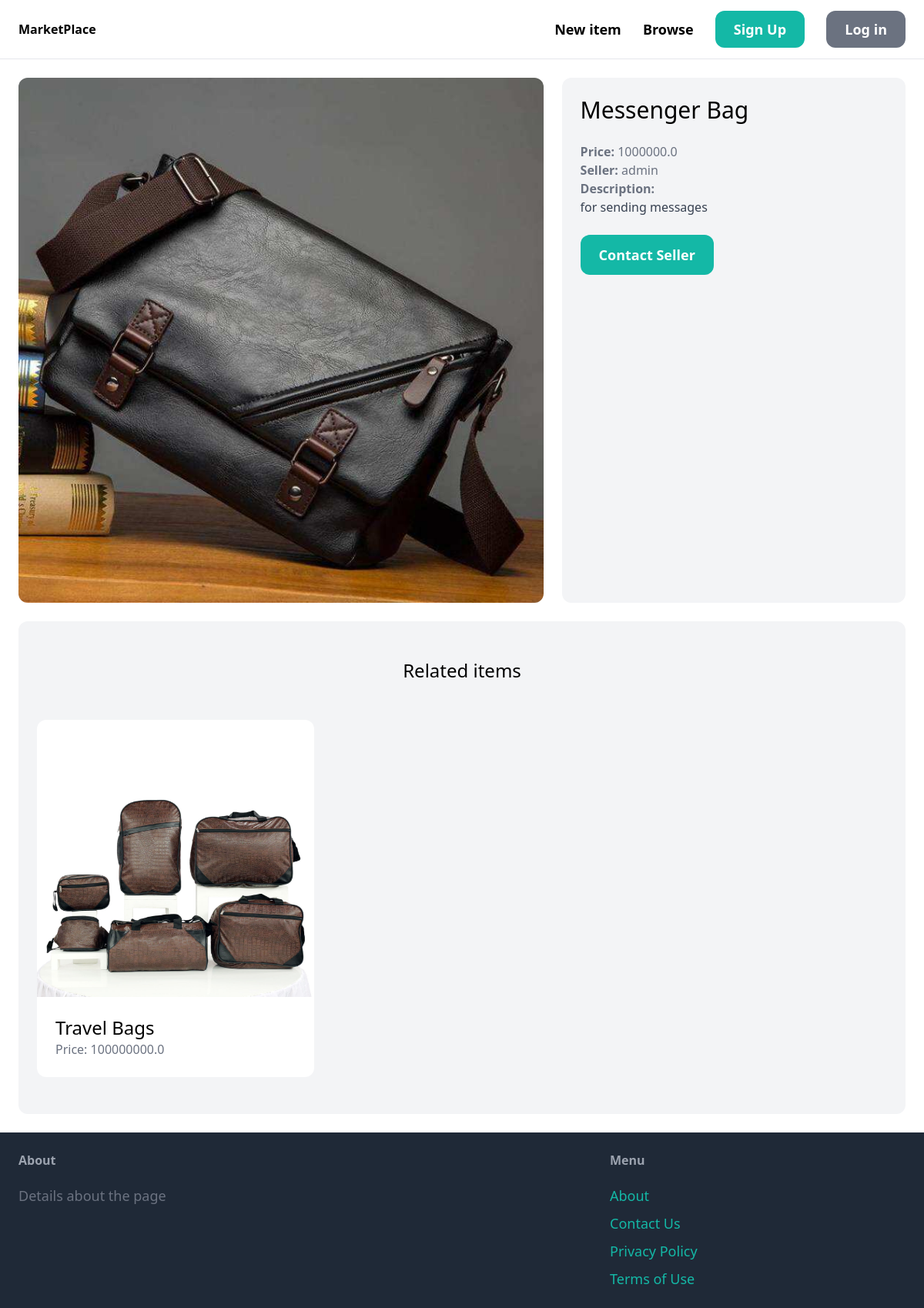
Page /items/1/ on the committed database.
### item/models.py (models this page shows, shortened)
class Item(models.Model):
    category = models.ForeignKey(Category, related_name='items', on_delete=models.CASCADE)
    name = models.CharField(max_length=255)
    description = models.TextField(blank=True, null=True)
    price = models.FloatField()
    image = models.ImageField(upload_to='item_images', blank=True, null=True)
    is_sold = models.BooleanField(default=False)
    created_by = models.ForeignKey(User, related_name='items', on_delete=models.CASCADE)
    created_at = models.DateTimeField(auto_now_add=True)

### item/views.py (the view)
# urls.py: path('<int:pk>/', views.detail, name='detail'),
def detail(request, pk):
    item = get_object_or_404(Item, pk=pk)
    related_items = Item.objects.filter(category=item.category, is_sold=False).exclude(pk=pk)[0:3]
    return render(request, 'item/detail.html', {
        'item': item,
        'related_items': related_items
    })

### item/templates/item/detail.html (shortened to what this page needs)
{% extends 'core/base.html' %}
{% block content %}
<div class="grid grid-cols-5 gap-6">
    <div class="col-span-3">
        <img src="{{ item.image.url }}" class="rounded-xl">
    </div>
    <div class="col-span-2 p-6 bg-gray-100 rounded-xl">
        <h1 class="mb-6 text-3xl">{{ item.name }}</h1>
        <p class="text-gray-500"><strong>Price: </strong>{{ item.price }}</p>
        <p class="text-gray-500"><strong>Seller: </strong>{{ item.created_by.username }}</p>
        {% if item.description %}
        <p class="text-gray-700">
            <strong class="text-gray-500">Description:</strong><br>
            {{ item.description }}
        </p>
        {% endif %}
        {% if request.user == item.created_by %}
            <div class="mt-6 p-6 bg-white rounded-xl">
            <p>This is your item!</p>
            <a href="{% url 'item:edit' item.id %}" class="inline-block mt-6 px-6 py-3 text-lg font-semibold bg-teal-500 text-white rounded-xl">Edit</a>
            <a href="{% url 'item:delete' item.id %}" class="inline-block mt-6 px-6 py-3 text-lg font-semibold bg-red-500 text-white rounded-xl">Delete</a>
            </div>
        {% else %}
            <a href="{% url 'chat:new' item.id %}" class="inline-block mt-6 px-6 py-3 text-lg font-semibold bg-teal-500 text-white rounded-xl hover:bg-teal-700">Contact Seller</a>
        {% endif %}
    </div>
</div>
<div class="mt-6 px-6 py-12 bg-gray-100 rounded-xl">
    <h2 class="mb-12 text-2xl text-center">Related items</h2>
    <div class="grid grid-cols-3 gap-3">
        {% for item in related_items %}
            <div>
                <a href="{% url 'item:detail' item.id %}">
                    <div>
                        <img src="{{ item.image.url }}" class="rounded-t-xl">
                    </div>
                    <div class="p-6 bg-white rounded-b-xl">
                        <h2 class="text-2xl">{{ item.name }}</h2>
                        <p class="text-gray-500">Price: {{ item.price }}</item></p>
                    </div>
                </a>
            </div>
        {% endfor %}
    </div>
</div>
{% endblock %}

### rows in the picture
Item: image (picture), name "Messenger Bag", price "1000000.0", created_by.username "admin", description "for sending messages"
Item: image (picture), name "Travel Bags", price "100000000.0"
